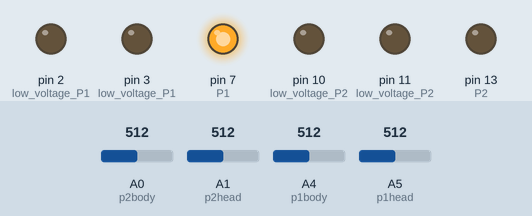
Simulated run of this sketch. Board: Arduino Uno, built with avr-gcc and run on an emulated ATmega328P. On the bench: output pins drawn as LEDs (lit = HIGH). The test bench sets the inputs (shaded band); at power-on: A0 (p2body) = 512, A1 (p2head) = 512, A4 (p1body) = 512, A5 (p1head) = 512. What the sketch prints to the serial monitor is not drawn.

Above: at 0.1 s.
Timing chart, 0 to 1.6 s (numbered marks = the images above):
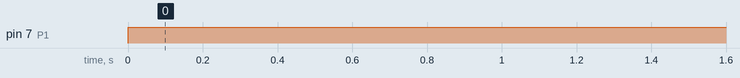

The sketch:

touchSensor.ino
```cpp
int sensorValue_p1head = 0;  // 類比輸入得到的數值
int sensorValue_p1body = 0;  // 類比輸入得到的數值
int sensorValue_p2head = 0;  // 類比輸入得到的數值
int sensorValue_p2body = 0;  // 類比輸入得到的數值
 float voltage= 0;
int p1head = A5;    //類比輸入的PIN腳
int p1body = A4;
int p2head = A1;
int p2body = A0;
int delaytime = 10;

void setup() {
  // put your setup code here, to run once:
  pinMode(7, OUTPUT);//P1
  pinMode(13, OUTPUT);//P2

  pinMode(2, OUTPUT);//low voltage P1
  pinMode(3, OUTPUT);//low voltage P1
  pinMode(10, OUTPUT);//low voltage P2
  pinMode(11, OUTPUT);//low voltage P2
  /*
  pinMode(p1head, INPUT);
  pinMode(p1body, INPUT);
  pinMode(p2head, INPUT);
  pinMode(p2body, INPUT);*/
  Serial.begin(9600);

}


void loop() {

  //analogWrite(2, 55);

  analogWrite(7, 255);
  ReadP2Head();
  ReadP2Body();

  analogWrite(13,100);
  ReadP1Head();
  ReadP1Body();

}

void ReadP1Head(){

  sensorValue_p1head =analogRead(p1head);
  delay(delaytime);
  sensorValue_p1head =analogRead(p1head);
  delay(delaytime);

  voltage= sensorValue_p1head * (5.0 / 1023.0);
  sensorValue_p1head = map(sensorValue_p1head,0,1023,0,255);

//Serial.println(sensorValue_p1head);
  if(sensorValue_p1head == 126 || sensorValue_p1head == 127){
    Serial.println("head_1");
  }
}

void ReadP1Body(){

  sensorValue_p1body =analogRead(p1body);
  delay(delaytime);
  sensorValue_p1body =analogRead(p1body);
  delay(delaytime);

  voltage= sensorValue_p1body * (5.0 / 1023.0);
  sensorValue_p1body = map(sensorValue_p1body,0,1023,0,255);


  if(sensorValue_p1body == 126 || sensorValue_p1body == 127){
    Serial.println("body_1");
  }
}

void ReadP2Head(){

  sensorValue_p2head =analogRead(p2head);
  delay(delaytime);
  sensorValue_p2head =analogRead(p2head);
  delay(delaytime);

  voltage= sensorValue_p2head * (5.0 / 1023.0);
  sensorValue_p2head = map(sensorValue_p2head,0,1023,0,255);

  if(sensorValue_p2head == 126 || sensorValue_p2head == 127){
    Serial.println("head_2");
  }
}

void ReadP2Body(){

  sensorValue_p2body =analogRead(p2body);   //讀取類比輸入的值會得到0~1023
  delay(delaytime);
  sensorValue_p2body =analogRead(p2body);
  delay(delaytime);

  voltage= sensorValue_p2body * (5.0 / 1023.0);
  sensorValue_p2body = map(sensorValue_p2body,0,1023,0,255);  //將0~1023轉化成0~255

  //Serial.println(sensorValue_p2body);

  if(sensorValue_p2body == 126 || sensorValue_p2body == 127){
    Serial.println("body_2");
  }
}
```

Measured:
- by itself, pin 7 (P1): LOW → HIGH at 0.00 s
